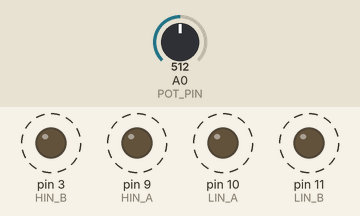
This sketch was run on a simulated Arduino Uno, built with avr-gcc and run on an emulated ATmega328P. On the bench: output pins drawn as LEDs (lit = HIGH). Dashed ring = blinking. The test bench sets the inputs (shaded band); at power-on: A0 (POT_PIN) = 512.

Above: at 1.2 s.
1.3 s: A0 (POT_PIN) set to 0
4.3 s: A0 (POT_PIN) set to 12
7.3 s: A0 (POT_PIN) set to 15
At 7.9 s:
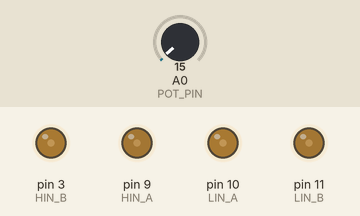
10.3 s: A0 (POT_PIN) set to 34
13.3 s: A0 (POT_PIN) set to 44
14.8 s: A0 (POT_PIN) set to 90
At 14.97 s:
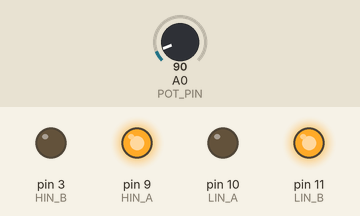
At 16.19 s:
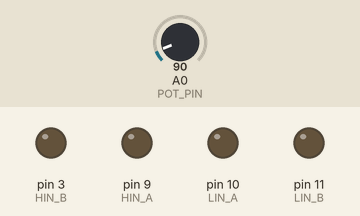
Timing chart, 0 to 44.6 s (numbered marks = the images above; inputs shaded):
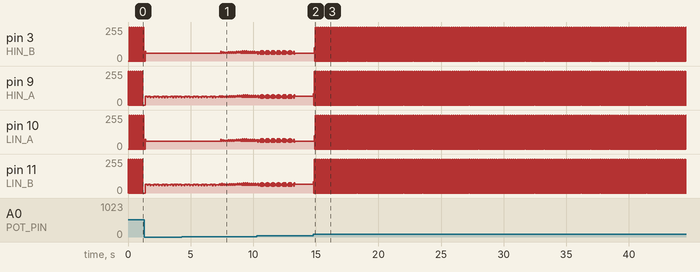

The sketch:

inversor.ino
```cpp
// Onda quadrada 3 níveis na carga: +12 -> 0 -> -12 -> 0 -> ...
// Com controle de frequência via potenciômetro em A0

const uint8_t HIN_A = 9;    // IR2110 #1 - high-side A
const uint8_t LIN_A = 10;   // IR2110 #1 - low-side A
const uint8_t HIN_B = 3;    // IR2110 #2 - high-side B
const uint8_t LIN_B = 11;   // IR2110 #2 - low-side B

const uint8_t POT_PIN = A0; // potenciômetro

// Limites do tempo de cada nível (em ms)
// Período de 1 ciclo = 4 * T_step_ms
// Ex: T_step = 5ms -> período 20ms -> 50 Hz aprox.
const uint16_t T_STEP_MIN_MS = 2;   // mais rápido (~125 Hz)
const uint16_t T_STEP_MAX_MS = 80;  // mais lento (~3 Hz)

uint16_t T_step_ms = 10; // valor inicial

void allOff() {
  // Desliga todos os MOSFETs (segurança + "deadtime")
  digitalWrite(HIN_A, LOW);
  digitalWrite(LIN_A, LOW);
  digitalWrite(HIN_B, LOW);
  digitalWrite(LIN_B, LOW);
}

// Estado 1: A = +12, B = 0  -> Vcarga = +12 V
void estado_plus12() {
  allOff();
  delayMicroseconds(5);      // deadtime pequeno

  digitalWrite(HIN_A, HIGH); // high-side A ON  (nó A = +12V)
  digitalWrite(LIN_A, LOW);  // low-side A OFF

  digitalWrite(HIN_B, LOW);  // high-side B OFF
  digitalWrite(LIN_B, HIGH); // low-side B ON  (nó B = 0V)
}

// Estado 2: tudo OFF -> Vcarga ≈ 0 V
void estado_zero() {
  allOff();
}

// Estado 3: A = 0, B = +12 -> Vcarga = -12 V
void estado_minus12() {
  allOff();
  delayMicroseconds(5);      // deadtime pequeno

  digitalWrite(HIN_A, LOW);  // high-side A OFF
  digitalWrite(LIN_A, HIGH); // low-side A ON  (nó A = 0V)

  digitalWrite(HIN_B, HIGH); // high-side B ON (nó B = +12V)
  digitalWrite(LIN_B, LOW);  // low-side B OFF
}

void setup() {
  pinMode(HIN_A, OUTPUT);
  pinMode(LIN_A, OUTPUT);
  pinMode(HIN_B, OUTPUT);
  pinMode(LIN_B, OUTPUT);

  pinMode(POT_PIN, INPUT);

  allOff();
}

void loop() {
  // Lê o potenciômetro e calcula o tempo de cada nível
  int potRaw = analogRead(POT_PIN);  // 0..1023
  // Mapeia para intervalo [T_STEP_MIN_MS, T_STEP_MAX_MS]
  T_step_ms = map(potRaw, 0, 1023, T_STEP_MIN_MS, T_STEP_MAX_MS);

  // +12 V na carga (A > B)
  estado_plus12();
  delay(T_step_ms);

  // 0 V na carga (A ≈ B)
  estado_zero();
  delay(T_step_ms);

  // -12 V na carga (B > A)
  estado_minus12();
  delay(T_step_ms);

  // 0 V de novo
  estado_zero();
  delay(T_step_ms);
}
```

Measured:
- after the input at 14.8 s, pin 3 (HIN_B), pin 10 (LIN_A): 59/255 → 99/255 after 0.09 s, then repeats every 0.02 s: 0/255 0.02 s, 255/255 0.01 s; pin 9 (HIN_A), pin 11 (LIN_B): 64/255 → 83/255 at once, then repeats every 0.02 s: 0/255 0.02 s, 255/255 0.01 s
